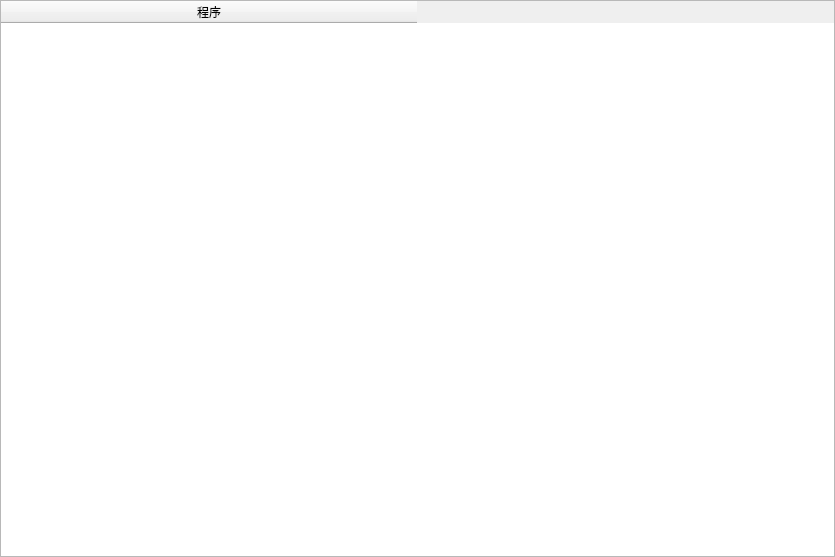
<?xml version="1.0" encoding="UTF-8"?>
<ui version="4.0">
 <class>EnvWindow</class>
 <widget class="QWidget" name="EnvWindow">
  <property name="windowModality">
   <enum>Qt::NonModal</enum>
  </property>
  <property name="geometry">
   <rect>
    <x>0</x>
    <y>0</y>
    <width>835</width>
    <height>557</height>
   </rect>
  </property>
  <property name="windowTitle">
   <string>Form</string>
  </property>
  <layout class="QGridLayout" name="gridLayout">
   <property name="leftMargin">
    <number>0</number>
   </property>
   <property name="topMargin">
    <number>0</number>
   </property>
   <property name="rightMargin">
    <number>0</number>
   </property>
   <property name="bottomMargin">
    <number>0</number>
   </property>
   <property name="spacing">
    <number>0</number>
   </property>
   <item row="0" column="0">
    <widget class="QTableWidget" name="tableWidget">
     <property name="sortingEnabled">
      <bool>true</bool>
     </property>
     <attribute name="horizontalHeaderCascadingSectionResizes">
      <bool>true</bool>
     </attribute>
     <attribute name="horizontalHeaderDefaultSectionSize">
      <number>416</number>
     </attribute>
     <column>
      <property name="text">
       <string>程序</string>
      </property>
     </column>
    </widget>
   </item>
  </layout>
 </widget>
 <resources/>
 <connections/>
</ui>
